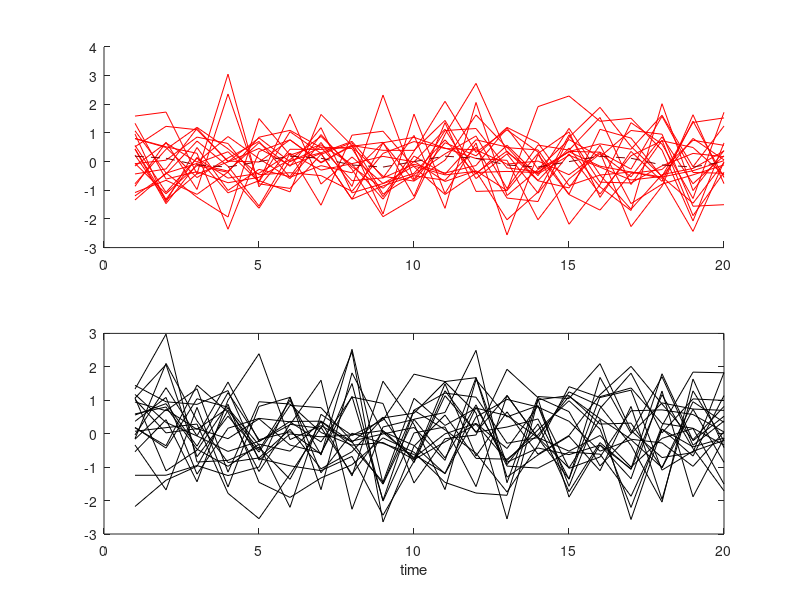
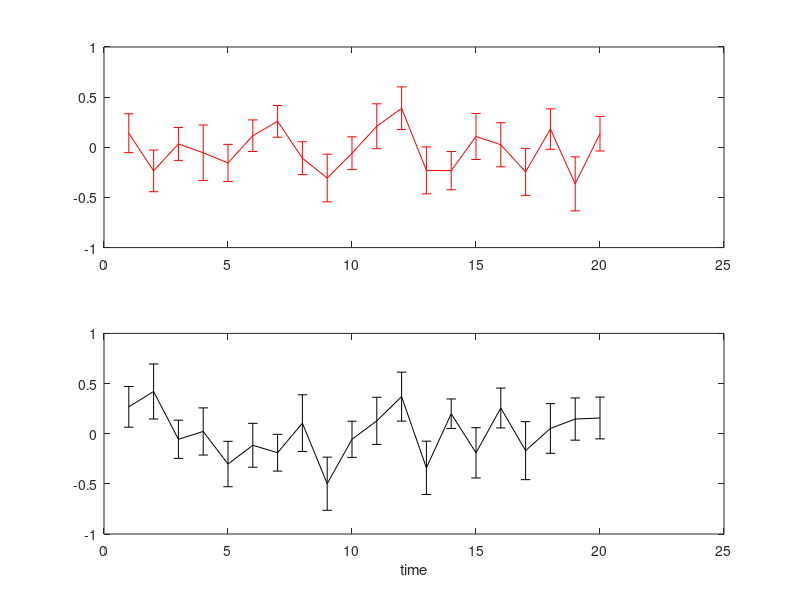
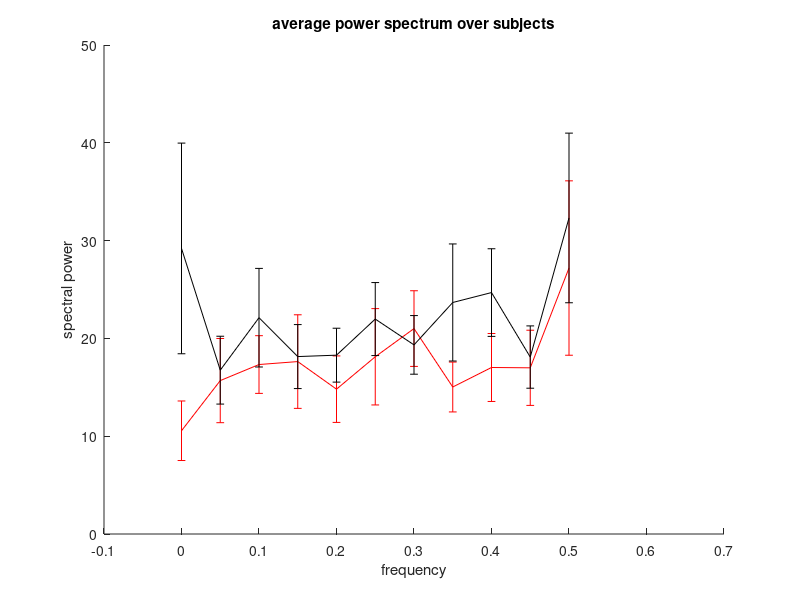
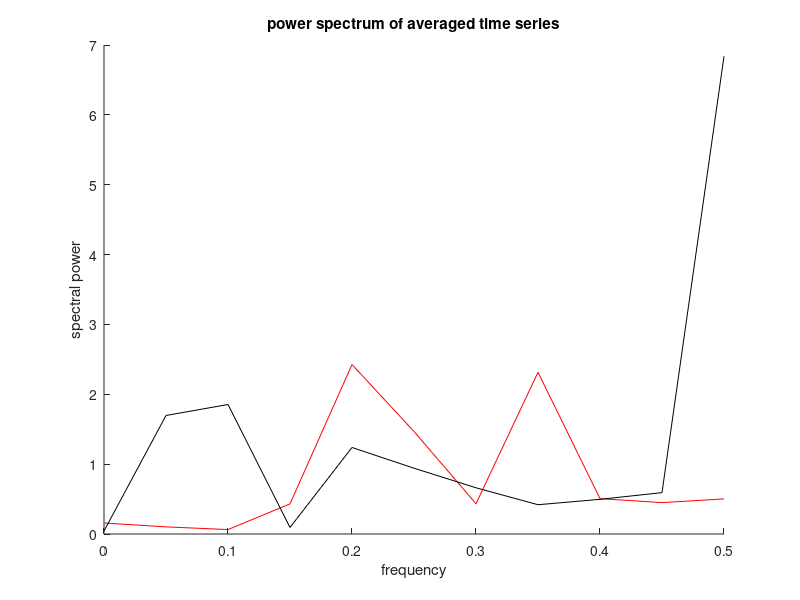

The MATLAB source for these figures, in order:
close all


T = 20; % number of observed time samples
vT = (1:T)'; % vector of time stamps
n_sub = 20; % number of subjects (repetitions of the same experience)

% normal distribution (white noise with unit variance, no temporal correlations)
ts_rand = randn(T,n_sub);

% generation of time series with underlying modulation
a = 0.2; % amplitude of modulation
f = 0.2; % frequency of modulation
v_mod = a * sin(vT*f*2*pi);
ts_mod = v_mod*ones(1,n_sub) + randn(T,n_sub);

% plot time series
figure;
subplot(211); hold on;
plot(vT,ts_mod,'color','r')
plot(vT,v_mod,'color',[0.5,0,0],ls='--')
subplot(212);
plot(vT,ts_rand,'color','k')
xlabel('time')


% plot standard error of the mean (over subjects)
figure;
subplot(211);
errorbar(vT,mean(ts_mod,2),std(ts_mod,0,2)/sqrt(n_sub),'r')
subplot(212)
errorbar(vT,mean(ts_rand,2),std(ts_rand,0,2)/sqrt(n_sub),'k')
xlabel('time')


% average power spectrum over subjects

freq = 1.*(0:T/2)'/T; % frequency range

pws_rand = abs(fft(ts_rand,[],1)).^2;
pws_rand = pws_rand(1:1+T/2,:);

pws_mod = abs(fft(ts_mod,[],1)).^2;
pws_mod = pws_mod(1:1+T/2,:);

figure; hold on;
errorbar(freq,mean(pws_mod,2),std(pws_mod,0,2)/sqrt(n_sub),'r');
errorbar(freq,mean(pws_rand,2),std(pws_rand,0,2)/sqrt(n_sub),'k');
xlabel('frequency')
ylabel('spectral power')
title('average power spectrum over subjects')


% power spectrum of averaged time series (over subjects)

pws_av_rand = abs(fft(mean(ts_rand,2),[],1)).^2;
pws_av_rand = pws_av_rand(1:1+T/2);

pws_av_mod = abs(fft(mean(ts_mod,2),[],1)).^2;
pws_av_mod = pws_av_mod(1:1+T/2);


figure; hold on;
plot(freq,pws_av_mod,'color','r');
plot(freq,pws_av_rand,'color','k');
xlabel('frequency');
ylabel('spectral power');
title('power spectrum of averaged time series');


% surrogate time series

n_shuf = 200;
ts_rand_shuf = zeros(T,n_sub,n_shuf);
ts_mod_shuf = zeros(T,n_sub,n_shuf);

for i_shuf=1:n_shuf
    % random permutations of each time series 
    for i_sub=1:n_sub
        ts_rand_shuf(:,i_sub,i_shuf) = ts_rand(randperm(T),i_sub);
        ts_mod_shuf(:,i_sub,i_shuf) = ts_mod(randperm(T),i_sub);
    end
end

% significance test for power spectrum

pws_av_rand_shuf = abs(fft(squeeze(mean(ts_rand_shuf,2)),[],1)).^2;
pws_av_rand_shuf = pws_av_rand_shuf(1:1+T/2,:);
pws_av_rand_shuf = sort(pws_av_rand_shuf,2); % sort the distribution of surrogate values (for each frequency)

pws_av_mod_shuf = abs(fft(squeeze(mean(ts_mod_shuf,2)),[],1)).^2;
pws_av_mod_shuf = pws_av_mod_shuf(1:1+T/2,:);
pws_av_mod_shuf = sort(pws_av_mod_shuf,2); % sort the distribution of surrogate values (for each frequency)


pval = 0.05; % desired p-value threshold,
n_comp = 9;

figure; hold on;
plot(freq,pws_av_mod_shuf(:,n_shuf-floor(pval*n_shuf)+1),'--','color',[0.5,0,0]);
plot(freq,pws_av_rand_shuf(:,n_shuf-floor(pval*n_shuf)+1),'--','color','k');
plot(freq,pws_av_mod,'color','r');
plot(freq,pws_av_rand,'color','k');
xlabel('frequency');
ylabel('spectral power');
title('statistical significance for p<0.05');


figure; hold on;
plot(freq,pws_av_mod_shuf(:,n_shuf-floor(pval*n_shuf/n_comp)+1),'--','color',[0.5,0,0]);
plot(freq,pws_av_rand_shuf(:,n_shuf-floor(pval*n_shuf/n_comp)+1),'--','color','k');
plot(freq,pws_av_mod,'color','r');
plot(freq,pws_av_rand,'color','k');
xlabel('frequency');
ylabel('spectral power');
title('Bonferroni correction for p<0.05 with 9 tests');


i_f = 5; % index of frequency for histogram
figure; hold on;
hist(pws_av_mod_shuf(i_f,:));
lim_tmp = pws_av_mod_shuf(i_f,n_shuf-floor(pval*n_shuf));
plot([lim_tmp,lim_tmp],[0,100],':r')
plot(pws_av_mod(i_f),10,'xr')
xlabel('spectral power');
ylabel('surrogate count');
title('histogram');

